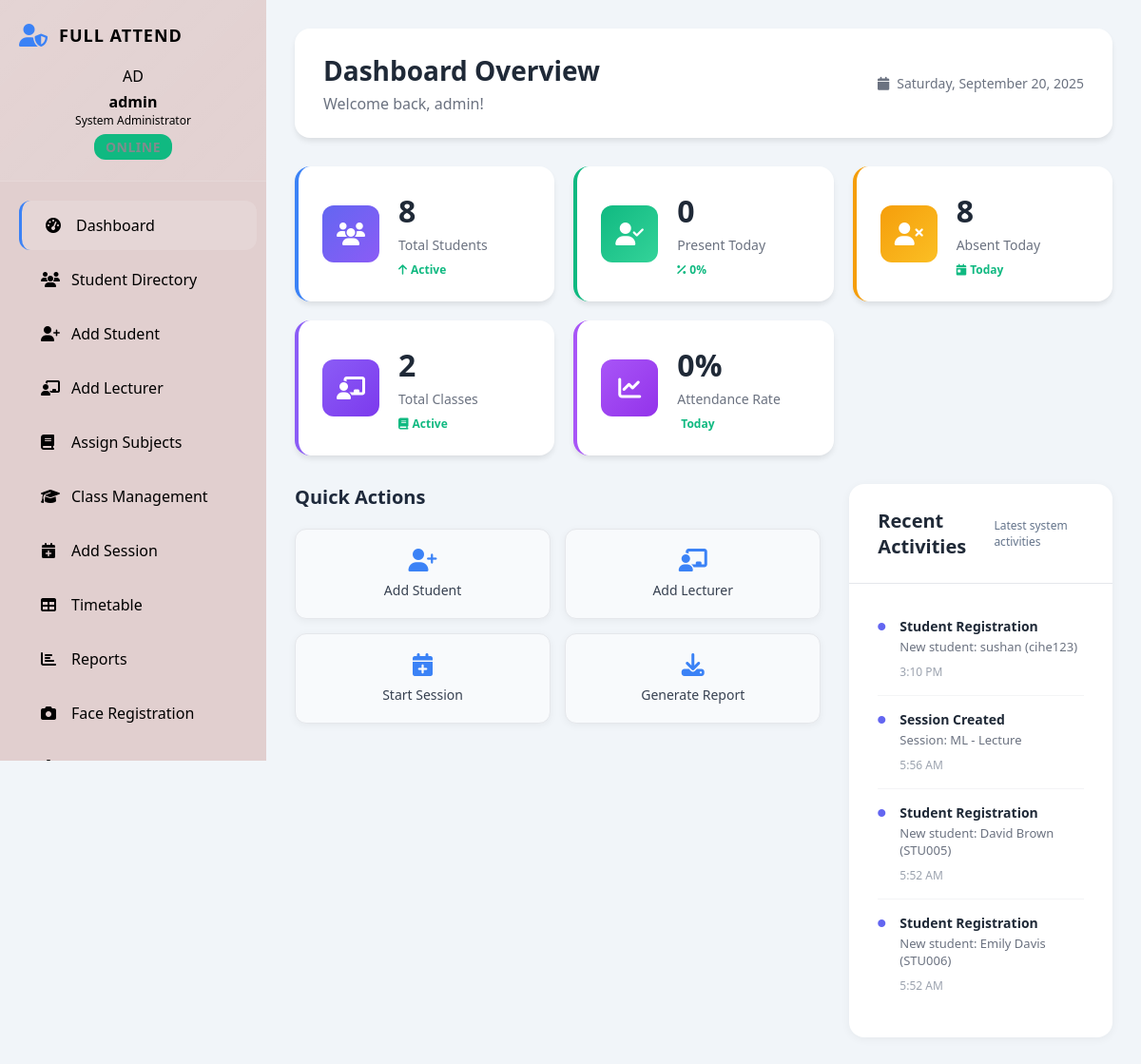
Page /admin/admin_dashboard.php (signed in) on the committed database.
### tables this page shows
CREATE TABLE `sessions` (
  `id` int NOT NULL,
  `session_name` varchar(100) NOT NULL,
  `class_id` int NOT NULL,
  `session_date` date NOT NULL,
  `start_time` time NOT NULL,
  `end_time` time NOT NULL,
  `location` varchar(100) DEFAULT NULL,
  `session_type` enum('lecture','lab','tutorial','exam') DEFAULT 'lecture',
  `status` enum('scheduled','ongoing','completed','cancelled') DEFAULT 'scheduled',
  `created_by` int NOT NULL,
  `created_at` timestamp NULL DEFAULT CURRENT_TIMESTAMP,
  `updated_at` timestamp NULL DEFAULT CURRENT_TIMESTAMP ON UPDATE CURRENT_TIMESTAMP
);

### admin/admin_dashboard.php (the view, shortened to what this page needs)
<?php
$pdo = getDBConnection();
try {
    $stmt = $pdo->query("SELECT COUNT(*) as total FROM students WHERE status = 'active'");
    $total_students = $stmt->fetch()['total'] ?? 0;
    $today = date('Y-m-d');
    $stmt = $pdo->prepare("
        SELECT COUNT(DISTINCT student_id) as present_count
        FROM (
            SELECT student_id FROM attendance
            WHERE DATE(attendance_time) = ? AND status = 'present'
            UNION
            SELECT student_id FROM attendance_attendancerecord
            WHERE DATE(timestamp) = ? AND status = 'Present'
        ) as combined_present
    ");
    $stmt->execute([$today, $today]);
    $present_today = $stmt->fetch()['present_count'] ?? 0;
    $stmt = $pdo->query("SELECT COUNT(*) as total FROM classes WHERE status = 'active'");
    $total_classes = $stmt->fetch()['total'] ?? 0;
    $attendance_rate = ($total_students > 0)
        ? round(($present_today / $total_students) * 100, 1)
        : 0;
    $absent_today = $total_students - $present_today;
    $recent_activities = [];
    $stmt = $pdo->query("SELECT 'Student Registration' as action, CONCAT('New student: ', name, ' (', student_id, ')') as details, created_at as time FROM students ORDER BY created_at DESC LIMIT 3");
    $student_activities = $stmt->fetchAll();
    $stmt = $pdo->query("SELECT 'Session Created' as action, CONCAT('Session: ', session_name) as details, created_at as time FROM sessions ORDER BY created_at DESC LIMIT 3");
    $session_activities = $stmt->fetchAll();
    $stmt = $pdo->prepare("
        SELECT
            'Face Attendance' as action,
            CONCAT('Student ID ', ar.student_id, ' marked ', ar.status, ' via face recognition') as details,
            ar.timestamp as time
        FROM attendance_attendancerecord ar
        JOIN students s ON ar.student_id = s.id
        WHERE DATE(ar.timestamp) = ?
        ORDER BY ar.timestamp DESC
        LIMIT 2
    ");
    $stmt->execute([$today]);
    $face_attendance_activities = $stmt->fetchAll();
    $recent_activities = array_merge($student_activities, $session_activities, $face_attendance_activities);
    usort($recent_activities, function($a, $b) {
        return strtotime($b['time']) - strtotime($a['time']);
    });
    $recent_activities = array_slice($recent_activities, 0, 6);
} catch (PDOException $e) {
    $total_students = 0;
    $present_today = 0;
    $absent_today = 0;
    $active_sessions = 0;
    $total_classes = 0;
    $attendance_rate = 0;
    $recent_activities = [];
    $classes = [];
    $error_message = "Database connection error: " . $e->getMessage();
}
?>
<!DOCTYPE html>
<html lang="en">
<head>
    <link rel="stylesheet" href="admin_styles.css">
    <link rel="stylesheet" href="https://cdnjs.cloudflare.com/ajax/libs/font-awesome/6.4.0/css/all.min.css">
</head>
<body>
    <div class="admin-container">
        <?php include 'includes/sidebar.php'; ?>
        <main class="admin-main">
            <header class="dashboard-header">
                <div class="header-left">
                    <h1>Dashboard Overview</h1>
                    <p>Welcome back, <?php echo htmlspecialchars($_SESSION['admin_username'] ?? 'Administrator'); ?>!</p>
                </div>
                <div class="header-right">
                    <div class="date-info">
                        <i class="fas fa-calendar"></i>
                        <span><?php echo date('l, F j, Y'); ?></span>
                    </div>
                </div>
            </header>
            <section class="stats-grid">
                <div class="stat-card primary">
                    <div class="stat-icon">
                        <i class="fas fa-users"></i>
                    </div>
                    <div class="stat-info">
                        <h3><?php echo number_format($total_students); ?></h3>
                        <p>Total Students</p>
                        <div class="stat-trend">
                            <i class="fas fa-arrow-up"></i>
                            <span>Active</span>
                        </div>
                    </div>
                </div>
                <div class="stat-card success">
                    <div class="stat-icon">
                        <i class="fas fa-user-check"></i>
                    </div>
                    <div class="stat-info">
                        <h3><?php echo number_format($present_today); ?></h3>
                        <p>Present Today</p>
                        <div class="stat-trend">
                            <i class="fas fa-percentage"></i>
                            <span><?php echo $attendance_rate; ?>%</span>
                        </div>
                    </div>
                </div>
                <div class="stat-card warning">
                    <div class="stat-icon">
                        <i class="fas fa-user-times"></i>
                    </div>
                    <div class="stat-info">
                        <h3><?php echo number_format($absent_today); ?></h3>
                        <p>Absent Today</p>
                        <div class="stat-trend">
                            <i class="fas fa-calendar-day"></i>
                            <span>Today</span>
                        </div>
                    </div>
                </div>
                <div class="stat-card secondary">
                    <div class="stat-icon">
                        <i class="fas fa-chalkboard-teacher"></i>
                    </div>
                    <div class="stat-info">
                        <h3><?php echo number_format($total_classes); ?></h3>
                        <p>Total Classes</p>
                        <div class="stat-trend">
                            <i class="fas fa-book"></i>
                            <span>Active</span>
                        </div>
                    </div>
                </div>
                <div class="stat-card purple">
                    <div class="stat-icon">
                        <i class="fas fa-chart-line"></i>
                    </div>
                    <div class="stat-info">
                        <h3><?php echo $attendance_rate; ?>%</h3>
                        <p>Attendance Rate</p>
                        <div class="stat-trend">
                            <span>Today</span>
                        </div>
                    </div>
                </div>
            </section>
            <div class="content-grid">
            <section class="quick-actions-section">
                <h3>Quick Actions</h3>
                <div class="action-grid">
                    <a href="add_student.php" class="action-card">
                        <i class="fas fa-user-plus"></i>
                        <span>Add Student</span>
                    </a>
                    <a href="add_lecturer.php" class="action-card">
                        <i class="fas fa-chalkboard-teacher"></i>
                        <span>Add Lecturer</span>
                    </a>
                    <a href="add_session.php" class="action-card">
                        <i class="fas fa-calendar-plus"></i>
                        <span>Start Session</span>
                    </a>
                    <a href="reports.php" class="action-card">
                        <i class="fas fa-download"></i>
                        <span>Generate Report</span>
                    </a>
                </div>
            </section>
                <section class="dashboard-card recent-activities">
                    <div class="card-header">
                        <h3>Recent Activities</h3>
                        <span class="card-subtitle">Latest system activities</span>
                    </div>
                    <div class="activity-list">
                        <?php if (empty($recent_activities)): ?>
                            <div class="empty-state">
                                <i class="fas fa-clock"></i>
                                <p>No recent activities</p>
                            </div>
                        <?php else: ?>
                            <?php foreach (array_slice($recent_activities, 0, 6) as $activity): ?>
                            <div class="activity-item">
                                <div class="activity-icon">
                                    <i class="fas fa-circle"></i>
                                </div>
                                <div class="activity-content">
                                    <h4><?php echo htmlspecialchars($activity['action']); ?></h4>
                                    <p><?php echo htmlspecialchars($activity['details']); ?></p>
                                    <span class="time"><?php echo date('g:i A', strtotime($activity['time'])); ?></span>
                                </div>
                            </div>
                            <?php endforeach; ?>
                        <?php endif; ?>
                    </div>
                </section>
            </div>
        </main>
    </div>
</body>
</html>

### rows in the picture
sessions: action "Session Created", details "Session: ML - Lecture", created_at "5:56 AM"

### other values in the picture
substr($_SESSION['admin_username'] ?? 'A', 0, 2) "AD"
$_SESSION['admin_username'] "admin"
$total_students "8"
$present_today "0"
$attendance_rate "0"
$absent_today "8"
$total_classes "2"
$activity['action'] "Student Registration"
$activity['details'] "New student: sushan (cihe123)"
date('g:i A', strtotime($activity['time'])) "3:10 PM"
$activity['details'] "New student: David Brown (STU005)"
date('g:i A', strtotime($activity['time'])) "5:52 AM"
$activity['details'] "New student: Emily Davis (STU006)"
